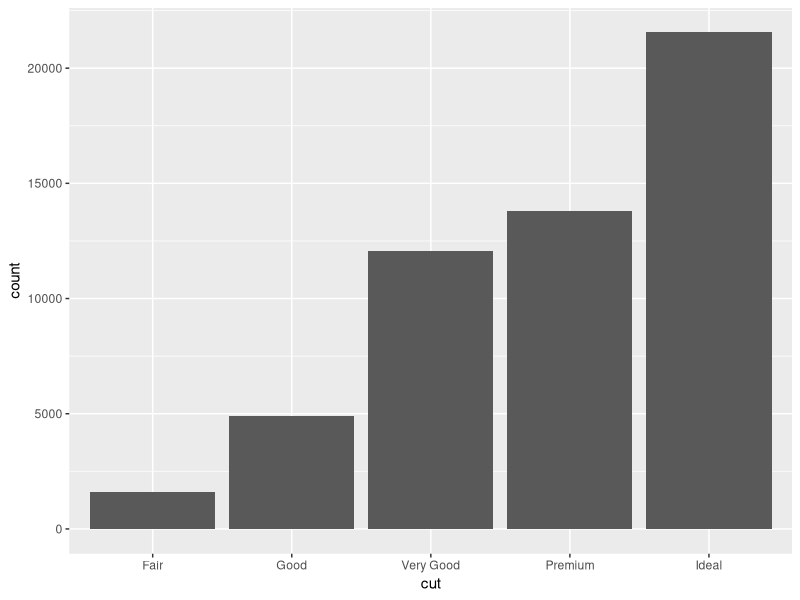
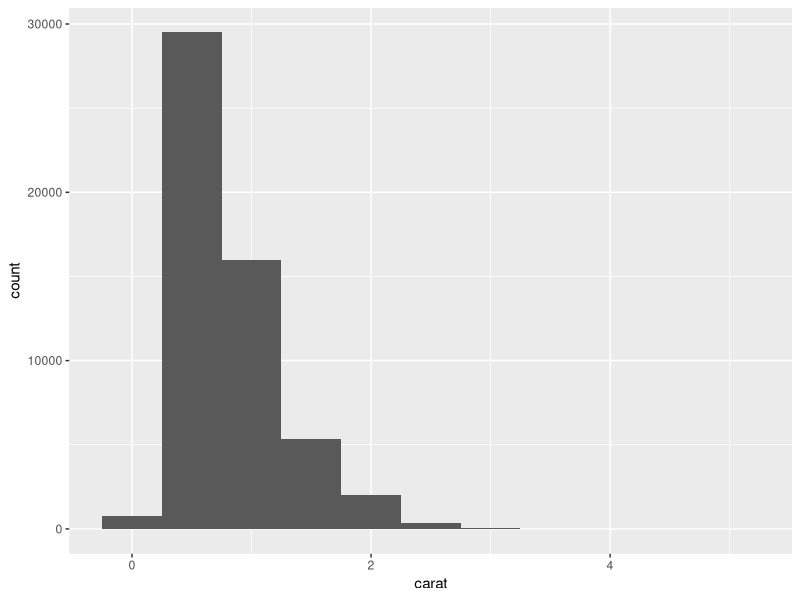

The R script that drew these images, in order:
#Libro R capítulo 5, Exploratory Data Analysis

library(tidyverse)

#Visualizando distribuciones
  # Variable categórica
ggplot(data=diamonds)+
  geom_bar(mapping=aes(x=cut))
#Hi, people
diamonds %>%
  count(cut)
  #Variable continua
ggplot(data=diamonds)+
  geom_histogram(mapping = aes(x=carat), binwidth=0.5)
diamonds %>%
  count(cut_width(carat,0.5))
